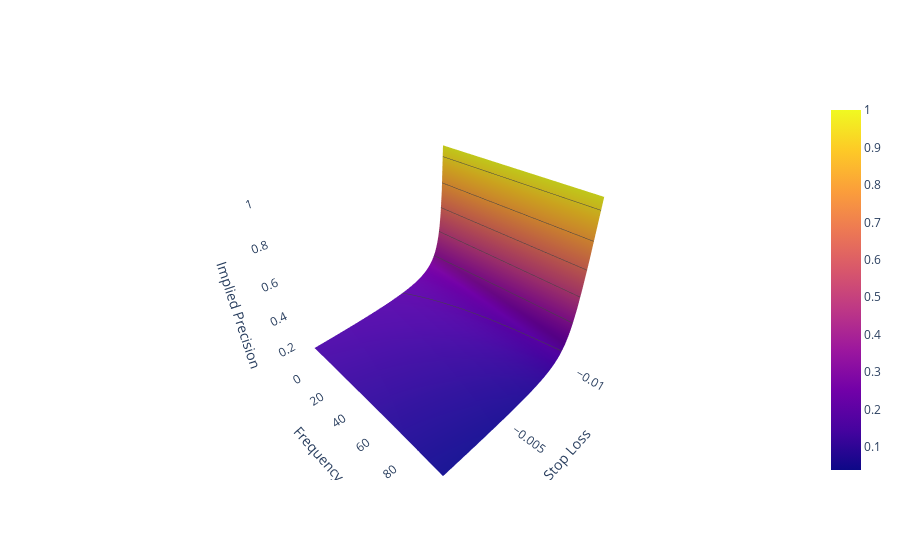

Notebook code for this chart:
### Code cell
def f_binHR(x, y):
    return implied_precision(x, 0.1, y, 1.5)

x = np.linspace(-0.01, -0.001, 100)  
y = np.linspace(0, 100, 100)     
z = np.zeros((len(x), len(y)))
for i in range(len(x)):
    for j in range(len(y)):
        z[i, j] = f_binHR(x[i], y[j])

fig = go.Figure(data=[go.Surface(z=z, x=x, y=y,
                                 contours = {
        "z": {"show": True, "start": z.min(), "end": z.max(), "size": 0.15}
    },)])
fig.update_layout({
                   'plot_bgcolor': 'rgba(0, 0, 0, 0)',
                   'paper_bgcolor': 'rgba(0, 0, 0, 0)',
                  }, scene=dict(
                                xaxis_title='Stop Loss',
                                yaxis_title='Frequency',
                                zaxis_title='Implied Precision',
                                xaxis = dict(
                                showbackground=False),
                                yaxis = dict(
                                showbackground=False),
                                zaxis = dict(
                                showbackground=False)
                               ))
fig.show()

### Figure 1 — Plotly figure (JSON) as saved in the notebook; plotly's stock layout.template omitted (floating-point values rounded to 4 significant figures; data arrays with more than 128 entries replaced by an {"elided": "..."} marker saying what was removed)
{"data": [{"contours": {"z": {"end": 1.0, "show": true, "size": 0.15, "start": 0.03891}}, "type": "surface", "x": [-0.01, -0.009909, -0.009818, -0.009727, -0.009636, -0.009545, -0.009455, -0.009364, -0.009273, -0.009182, -0.009091, -0.009, -0.008909, -0.008818, -0.008727, -0.008636, -0.008545, -0.008455, -0.008364, -0.008273, -0.008182, -0.008091, -0.008, -0.007909, -0.007818, -0.007727, -0.007636, -0.007545, -0.007455, -0.007364, -0.007273, -0.007182, -0.007091, -0.007, -0.006909, -0.006818, -0.006727, -0.006636, -0.006545, -0.006455, -0.006364, -0.006273, -0.006182, -0.006091, -0.006, -0.005909, -0.005818, -0.005727, -0.005636, -0.005545, -0.005455, -0.005364, -0.005273, -0.005182, -0.005091, -0.005, -0.004909, -0.004818, -0.004727, -0.004636, -0.004545, -0.004455, -0.004364, -0.004273, -0.004182, -0.004091, -0.004, -0.003909, -0.003818, -0.003727, -0.003636, -0.003545, -0.003455, -0.003364, -0.003273, -0.003182, -0.003091, -0.003, -0.002909, -0.002818, -0.002727, -0.002636, -0.002545, -0.002455, -0.002364, -0.002273, -0.002182, -0.002091, -0.002, -0.001909, -0.001818, -0.001727, -0.001636, -0.001545, -0.001455, -0.001364, -0.001273, -0.001182, -0.001091, -0.001], "y": [0, 1.01, 2.02, 3.03, 4.04, 5.051, 6.061, 7.071, 8.081, 9.091, 10.1, 11.11, 12.12, 13.13, 14.14, 15.15, 16.16, 17.17, 18.18, 19.19, 20.2, 21.21, 22.22, 23.23, 24.24, 25.25, 26.26, 27.27, 28.28, 29.29, 30.3, 31.31, 32.32, 33.33, 34.34, 35.35, 36.36, 37.37, 38.38, 39.39, 40.4, 41.41, 42.42, 43.43, 44.44, 45.45, 46.46, 47.47, 48.48, 49.49, 50.51, 51.52, 52.53, 53.54, 54.55, 55.56, 56.57, 57.58, 58.59, 59.6, 60.61, 61.62, 62.63, 63.64, 64.65, 65.66, 66.67, 67.68, 68.69, 69.7, 70.71, 71.72, 72.73, 73.74, 74.75, 75.76, 76.77, 77.78, 78.79, 79.8, 80.81, 81.82, 82.83, 83.84, 84.85, 85.86, 86.87, 87.88, 88.89, 89.9, 90.91, 91.92, 92.93, 93.94, 94.95, 95.96, 96.97, 97.98, 98.99, 100], "z": {"elided": "100x100 float values"}}], "layout": {"paper_bgcolor": "rgba(0, 0, 0, 0)", "plot_bgcolor": "rgba(0, 0, 0, 0)", "scene": {"xaxis": {"showbackground": false, "title": {"text": "Stop Loss"}}, "yaxis": {"showbackground": false, "title": {"text": "Frequency"}}, "zaxis": {"showbackground": false, "title": {"text": "Implied Precision"}}}}}
